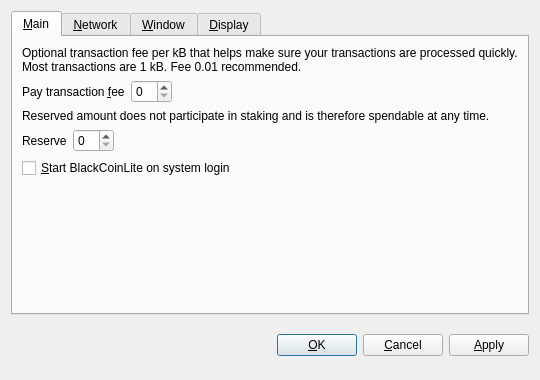
<?xml version="1.0" encoding="UTF-8"?>
<ui version="4.0">
 <class>OptionsDialog</class>
 <widget class="QDialog" name="OptionsDialog">
  <property name="geometry">
   <rect>
    <x>0</x>
    <y>0</y>
    <width>540</width>
    <height>380</height>
   </rect>
  </property>
  <property name="windowTitle">
   <string>Options</string>
  </property>
  <property name="modal">
   <bool>true</bool>
  </property>
  <layout class="QVBoxLayout" name="verticalLayout">
   <item>
    <widget class="QTabWidget" name="tabWidget">
     <property name="tabPosition">
      <enum>QTabWidget::North</enum>
     </property>
     <property name="currentIndex">
      <number>0</number>
     </property>
     <widget class="QWidget" name="tabMain">
      <attribute name="title">
       <string>&amp;Main</string>
      </attribute>
      <layout class="QVBoxLayout" name="verticalLayout_Main">
       <item>
        <widget class="QLabel" name="transactionFeeInfoLabel">
         <property name="text">
          <string>Optional transaction fee per kB that helps make sure your transactions are processed quickly. Most transactions are 1 kB. Fee 0.01 recommended.</string>
         </property>
         <property name="textFormat">
          <enum>Qt::PlainText</enum>
         </property>
         <property name="wordWrap">
          <bool>true</bool>
         </property>
        </widget>
       </item>
       <item>
        <layout class="QHBoxLayout" name="horizontalLayoutFee">
         <item>
          <widget class="QLabel" name="transactionFeeLabel">
           <property name="text">
            <string>Pay transaction &amp;fee</string>
           </property>
           <property name="textFormat">
            <enum>Qt::PlainText</enum>
           </property>
           <property name="buddy">
            <cstring>transactionFee</cstring>
           </property>
          </widget>
         </item>
         <item>
          <widget class="BitcoinAmountField" name="transactionFee"/>
         </item>
         <item>
          <spacer name="horizontalSpacerFee">
           <property name="orientation">
            <enum>Qt::Horizontal</enum>
           </property>
           <property name="sizeHint" stdset="0">
            <size>
             <width>40</width>
             <height>20</height>
            </size>
           </property>
          </spacer>
         </item>
        </layout>
       </item>
       <item>
        <widget class="QLabel" name="reserveBalanceInfoLabel">
         <property name="text">
          <string>Reserved amount does not participate in staking and is therefore spendable at any time.</string>
         </property>
         <property name="textFormat">
          <enum>Qt::PlainText</enum>
         </property>
         <property name="wordWrap">
          <bool>true</bool>
         </property>
        </widget>
       </item>
       <item>
        <layout class="QHBoxLayout" name="horizontalLayoutReserveBalance">
         <item>
          <widget class="QLabel" name="reserveBalanceLabel">
           <property name="text">
            <string>Reserve</string>
           </property>
           <property name="textFormat">
            <enum>Qt::PlainText</enum>
           </property>
           <property name="buddy">
            <cstring>reserveBalance</cstring>
           </property>
          </widget>
         </item>
         <item>
          <widget class="BitcoinAmountField" name="reserveBalance"/>
         </item>
         <item>
          <spacer name="horizontalSpacerReserveBalance">
           <property name="orientation">
            <enum>Qt::Horizontal</enum>
           </property>
           <property name="sizeHint" stdset="0">
            <size>
             <width>40</width>
             <height>20</height>
            </size>
           </property>
          </spacer>
         </item>
        </layout>
       </item>
       <item>
        <widget class="QCheckBox" name="bitcoinAtStartup">
         <property name="toolTip">
          <string>Automatically start BlackCoinLite after logging in to the system.</string>
         </property>
         <property name="text">
          <string>&amp;Start BlackCoinLite on system login</string>
         </property>
        </widget>
       </item>
       <item>
        <spacer name="verticalSpacer_Main">
         <property name="orientation">
          <enum>Qt::Vertical</enum>
         </property>
         <property name="sizeHint" stdset="0">
          <size>
           <width>20</width>
           <height>40</height>
          </size>
         </property>
        </spacer>
       </item>
      </layout>
     </widget>
     <widget class="QWidget" name="tabNetwork">
      <attribute name="title">
       <string>&amp;Network</string>
      </attribute>
      <layout class="QVBoxLayout" name="verticalLayout_Network">
       <item>
        <widget class="QCheckBox" name="mapPortUpnp">
         <property name="toolTip">
          <string>Automatically open the BlackCoinLite client port on the router. This only works when your router supports UPnP and it is enabled.</string>
         </property>
         <property name="text">
          <string>Map port using &amp;UPnP</string>
         </property>
        </widget>
       </item>
       <item>
        <widget class="QCheckBox" name="connectSocks">
         <property name="toolTip">
          <string>Connect to the BlackCoinLite network through a SOCKS5 proxy (e.g. when connecting through Tor).</string>
         </property>
         <property name="text">
          <string>&amp;Connect through SOCKS5 proxy:</string>
         </property>
        </widget>
       </item>
       <item>
        <layout class="QHBoxLayout" name="horizontalLayout_Network">
         <item>
          <widget class="QLabel" name="proxyIpLabel">
           <property name="text">
            <string>Proxy &amp;IP:</string>
           </property>
           <property name="textFormat">
            <enum>Qt::PlainText</enum>
           </property>
           <property name="buddy">
            <cstring>proxyIp</cstring>
           </property>
          </widget>
         </item>
         <item>
          <widget class="QValidatedLineEdit" name="proxyIp">
           <property name="maximumSize">
            <size>
             <width>140</width>
             <height>16777215</height>
            </size>
           </property>
           <property name="toolTip">
            <string>IP address of the proxy (e.g. 127.0.0.1)</string>
           </property>
          </widget>
         </item>
         <item>
          <widget class="QLabel" name="proxyPortLabel">
           <property name="text">
            <string>&amp;Port:</string>
           </property>
           <property name="textFormat">
            <enum>Qt::PlainText</enum>
           </property>
           <property name="buddy">
            <cstring>proxyPort</cstring>
           </property>
          </widget>
         </item>
         <item>
          <widget class="QLineEdit" name="proxyPort">
           <property name="maximumSize">
            <size>
             <width>55</width>
             <height>16777215</height>
            </size>
           </property>
           <property name="toolTip">
            <string>Port of the proxy (e.g. 9050)</string>
           </property>
          </widget>
         </item>
         <item>
          <spacer name="horizontalSpacer_Network">
           <property name="orientation">
            <enum>Qt::Horizontal</enum>
           </property>
           <property name="sizeHint" stdset="0">
            <size>
             <width>40</width>
             <height>20</height>
            </size>
           </property>
          </spacer>
         </item>
        </layout>
       </item>
       <item>
        <spacer name="verticalSpacer_Network">
         <property name="orientation">
          <enum>Qt::Vertical</enum>
         </property>
         <property name="sizeHint" stdset="0">
          <size>
           <width>20</width>
           <height>40</height>
          </size>
         </property>
        </spacer>
       </item>
      </layout>
     </widget>
     <widget class="QWidget" name="tabWindow">
      <attribute name="title">
       <string>&amp;Window</string>
      </attribute>
      <layout class="QVBoxLayout" name="verticalLayout_Window">
       <item>
        <widget class="QCheckBox" name="minimizeToTray">
         <property name="toolTip">
          <string>Show only a tray icon after minimizing the window.</string>
         </property>
         <property name="text">
          <string>&amp;Minimize to the tray instead of the taskbar</string>
         </property>
        </widget>
       </item>
       <item>
        <widget class="QCheckBox" name="minimizeOnClose">
         <property name="toolTip">
          <string>Minimize instead of exit the application when the window is closed. When this option is enabled, the application will be closed only after selecting Quit in the menu.</string>
         </property>
         <property name="text">
          <string>M&amp;inimize on close</string>
         </property>
        </widget>
       </item>
       <item>
        <spacer name="verticalSpacer_Window">
         <property name="orientation">
          <enum>Qt::Vertical</enum>
         </property>
         <property name="sizeHint" stdset="0">
          <size>
           <width>20</width>
           <height>40</height>
          </size>
         </property>
        </spacer>
       </item>
      </layout>
     </widget>
     <widget class="QWidget" name="tabDisplay">
      <attribute name="title">
       <string>&amp;Display</string>
      </attribute>
      <layout class="QVBoxLayout" name="verticalLayout_Display">
       <item>
        <layout class="QHBoxLayout" name="horizontalLayout_1_Display">
         <item>
          <widget class="QLabel" name="langLabel">
           <property name="text">
            <string>User Interface &amp;language:</string>
           </property>
           <property name="textFormat">
            <enum>Qt::PlainText</enum>
           </property>
           <property name="buddy">
            <cstring>lang</cstring>
           </property>
          </widget>
         </item>
         <item>
          <widget class="QValueComboBox" name="lang">
           <property name="toolTip">
            <string>The user interface language can be set here. This setting will take effect after restarting BlackCoinLite.</string>
           </property>
          </widget>
         </item>
        </layout>
       </item>
       <item>
        <layout class="QHBoxLayout" name="horizontalLayout_2_Display">
         <item>
          <widget class="QLabel" name="unitLabel">
           <property name="text">
            <string>&amp;Unit to show amounts in:</string>
           </property>
           <property name="textFormat">
            <enum>Qt::PlainText</enum>
           </property>
           <property name="buddy">
            <cstring>unit</cstring>
           </property>
          </widget>
         </item>
         <item>
          <widget class="QValueComboBox" name="unit">
           <property name="toolTip">
            <string>Choose the default subdivision unit to show in the interface and when sending coins.</string>
           </property>
          </widget>
         </item>
        </layout>
       </item>
       <item>
        <widget class="QCheckBox" name="coinControlFeatures">
         <property name="toolTip">
          <string>Whether to show coin control features or not.</string>
         </property>
         <property name="text">
          <string>Display coin &amp;control features (experts only!)</string>
         </property>
        </widget>
       </item>
       <item>
        <widget class="QCheckBox" name="useBlackTheme">
         <property name="text">
          <string>Use black visual theme (requires restart)</string>
         </property>
        </widget>
       </item>
       <item>
        <spacer name="verticalSpacer_Display">
         <property name="orientation">
          <enum>Qt::Vertical</enum>
         </property>
         <property name="sizeHint" stdset="0">
          <size>
           <width>20</width>
           <height>40</height>
          </size>
         </property>
        </spacer>
       </item>
      </layout>
     </widget>
    </widget>
   </item>
   <item>
    <layout class="QHBoxLayout" name="horizontalLayout_Buttons">
     <item>
      <spacer name="horizontalSpacer_1">
       <property name="orientation">
        <enum>Qt::Horizontal</enum>
       </property>
       <property name="sizeHint" stdset="0">
        <size>
         <width>40</width>
         <height>48</height>
        </size>
       </property>
      </spacer>
     </item>
     <item>
      <widget class="QLabel" name="statusLabel">
       <property name="font">
        <font>
         <weight>75</weight>
         <bold>true</bold>
        </font>
       </property>
       <property name="text">
        <string/>
       </property>
       <property name="textFormat">
        <enum>Qt::PlainText</enum>
       </property>
       <property name="wordWrap">
        <bool>true</bool>
       </property>
      </widget>
     </item>
     <item>
      <spacer name="horizontalSpacer_2">
       <property name="orientation">
        <enum>Qt::Horizontal</enum>
       </property>
       <property name="sizeHint" stdset="0">
        <size>
         <width>40</width>
         <height>48</height>
        </size>
       </property>
      </spacer>
     </item>
     <item>
      <widget class="QPushButton" name="okButton">
       <property name="text">
        <string>&amp;OK</string>
       </property>
      </widget>
     </item>
     <item>
      <widget class="QPushButton" name="cancelButton">
       <property name="text">
        <string>&amp;Cancel</string>
       </property>
       <property name="autoDefault">
        <bool>false</bool>
       </property>
      </widget>
     </item>
     <item>
      <widget class="QPushButton" name="applyButton">
       <property name="text">
        <string>&amp;Apply</string>
       </property>
       <property name="autoDefault">
        <bool>false</bool>
       </property>
      </widget>
     </item>
    </layout>
   </item>
  </layout>
 </widget>
 <customwidgets>
  <customwidget>
   <class>BitcoinAmountField</class>
   <extends>QSpinBox</extends>
   <header>bitcoinamountfield.h</header>
  </customwidget>
  <customwidget>
   <class>QValueComboBox</class>
   <extends>QComboBox</extends>
   <header>qvaluecombobox.h</header>
  </customwidget>
  <customwidget>
   <class>QValidatedLineEdit</class>
   <extends>QLineEdit</extends>
   <header>qvalidatedlineedit.h</header>
  </customwidget>
 </customwidgets>
 <resources/>
 <connections/>
</ui>
